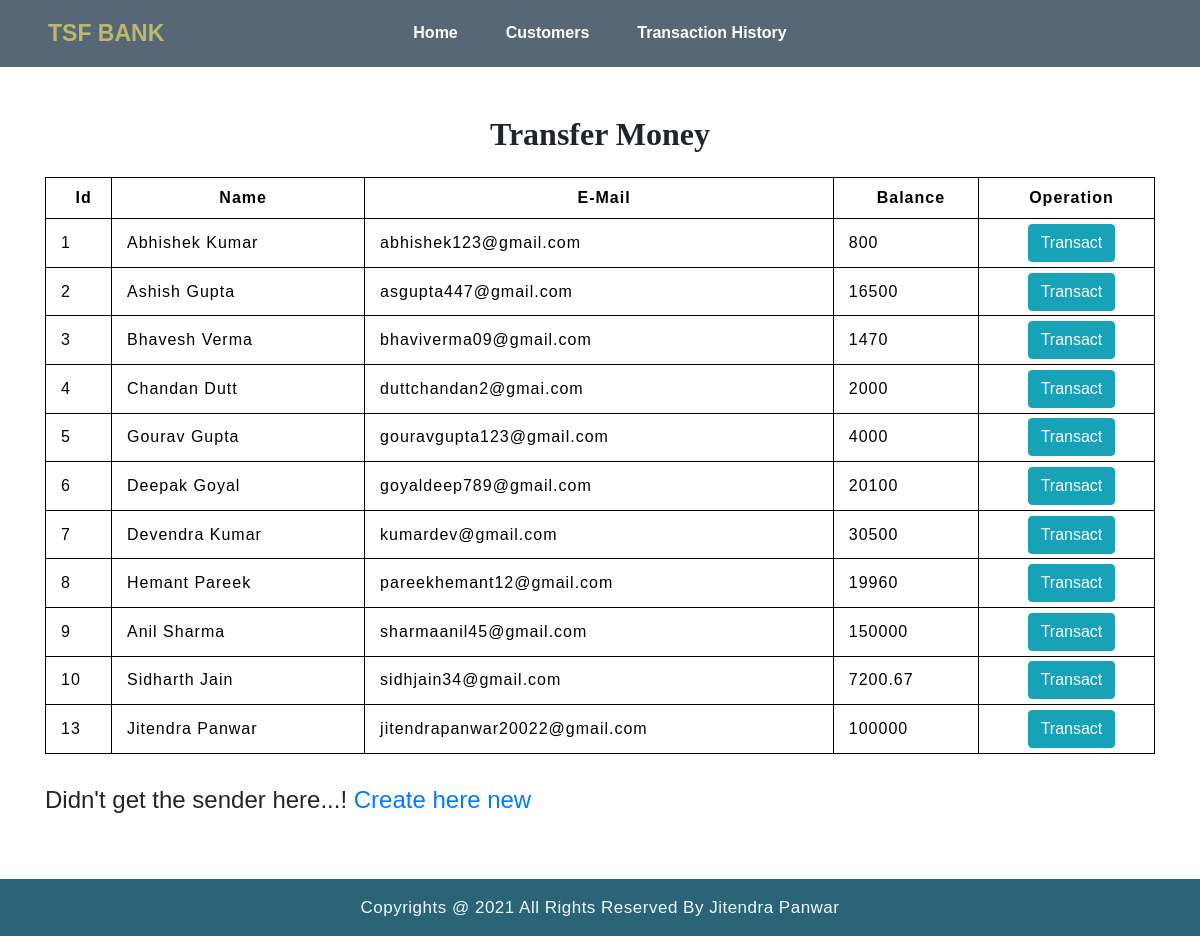
The app's page /transfermoney.php with its own data.
### tables this page shows
CREATE TABLE `user` (
  `user_id` int(11) NOT NULL,
  `Name` varchar(30) NOT NULL,
  `Email` varchar(30) NOT NULL,
  `Cbalance` float NOT NULL
);

### transfermoney.php (the view, shortened to what this page needs)
<!DOCTYPE html>
<html lang="en">
<head>
    <link rel="stylesheet" href="https://maxcdn.bootstrapcdn.com/bootstrap/4.0.0/css/bootstrap.min.css">
    <link rel="stylesheet" type="text/css" href="css/main.css">
</head>
<body style="background-color:#ffffff">
<?php
    include 'config.php';
    $sql = "SELECT * FROM user";
    $result = mysqli_query($conn,$sql);
?>
<?php include('navbar.php');?>
<div class="container">
        <h2 class="text-center pt-5 pb-3 heading">Transfer Money</h2>
            <div class="row">
                <div class="col">
                    <div class="table-responsive-sm">
                        <table class="table table-hover table-sm table-condensed table-bordered" style="border-color:black;">
                            <thead style="color : black;">
                                <tr>
                                    <th scope="col" class="text-center py-2">Id</th>
                                    <th scope="col" class="text-center py-2">Name</th>
                                    <th scope="col" class="text-center py-2">E-Mail</th>
                                    <th scope="col" class="text-center py-2">Balance</th>
                                    <th scope="col" class="text-center py-2">Operation</th>
                                </tr>
                            </thead>
                            <tbody>
                    <?php while($rows=mysqli_fetch_assoc($result)){?>
                        <tr style="color : black;">
                            <td class="py-2"><?php echo $rows['user_id'] ?></td>
                            <td class="py-2"><?php echo $rows['Name']?></td>
                            <td class="py-2"><?php echo $rows['Email']?></td>
                            <td class="py-2"><?php echo $rows['Cbalance']?></td>
                            <td class="text-center"><a href="selecteduserdetail.php?id= <?php echo $rows['user_id'] ;?>"> <button type="button" class="btn btn-info">Transact</button></a></td>
                        </tr>
                    <?php
                        }
                    ?>
                            </tbody>
                        </table>
                    </div>
                </div>
            </div>
            <h4 class="py-3">Didn't get the sender here...! <a href="createuser.php">Create here new</a></h4>
         </div>
         <footer class="py-3 mt-5" style="background: #2B6477!important;">
            <div class="container text-center">
                <div class="row">
                    <div class="col-12">
                        <p style="font-size:17px">Copyrights @ 2021 All Rights Reserved By Jitendra Panwar</p>
                    </div>
                </div>
            </div>
        </footer>
</body>
</html>

### navbar.php (shortened to what this page needs)
<nav class="navbar navbar-expand-lg" id="header">
      <a class="navbar-brand" href="index.php">TSF BANK</a>
      <div class="collapse navbar-collapse " id="collapsibleNavbar">
          <ul class="navbar-nav navbar-center">
              <li class="nav-item">
                <a class="nav-link mx-3" href="index.php">Home</a>
              </li>
              <li class="nav-item">
                <a class="nav-link mx-3" href="transfermoney.php">Customers</a>
              </li>
              <li class="nav-item">
                <a class="nav-link mx-3" href="transactionhistory.php">Transaction History</a>
              </li>
          </ul>
      </div>
</nav>

### css/main.css (style rules this page uses)
* { padding: 0; margin: 0; box-sizing: border-box; font-family: sans-serif; }
#header { background-color: #586776!important; padding:0.7rem 3rem!important; }
#header .navbar-brand { font-size: 23px; font-weight: 900; color: darkkhaki; }
.navbar-nav.navbar-center { position: absolute; left: 50%; transform: translatex(-50%); }
#header .nav-link { color: white; font-weight: 700; }
.heading { font-family: raleway; font-weight: 800; }
table.table-bordered > thead > tr > th, table.table-bordered > tbody > tr > td { border:1px solid rgb(0, 0, 0)!important; }
.table th, table td { vertical-align: middle!important; padding-left:15px!important ; letter-spacing: 1px!important; }
footer { color:aliceblue; background-color:#EAF0F1; letter-spacing: 0.5px; }
footer p { margin: 0; font-size: 15px; }

### transfermoney.php (style rules this page uses)
button { transition: 1.5s; }

### records on screen
user: user_id "1", Name "Abhishek Kumar", Email "abhishek123@gmail.com", Cbalance "800"
user: user_id "2", Name "Ashish Gupta", Email "asgupta447@gmail.com", Cbalance "16500"
user: user_id "3", Name "Bhavesh Verma", Email "bhaviverma09@gmail.com", Cbalance "1470"
user: user_id "4", Name "Chandan Dutt", Email "duttchandan2@gmai.com", Cbalance "2000"
user: user_id "5", Name "Gourav Gupta", Email "gouravgupta123@gmail.com", Cbalance "4000"
user: user_id "6", Name "Deepak Goyal", Email "goyaldeep789@gmail.com", Cbalance "20100"
user: user_id "7", Name "Devendra Kumar", Email "kumardev@gmail.com", Cbalance "30500"
user: user_id "8", Name "Hemant Pareek", Email "pareekhemant12@gmail.com", Cbalance "19960"
user: user_id "9", Name "Anil Sharma", Email "sharmaanil45@gmail.com", Cbalance "150000"
user: user_id "10", Name "Sidharth Jain", Email "sidhjain34@gmail.com", Cbalance "7200.67"
user: user_id "13", Name "Jitendra Panwar", Email "jitendrapanwar20022@gmail.com", Cbalance "100000"
